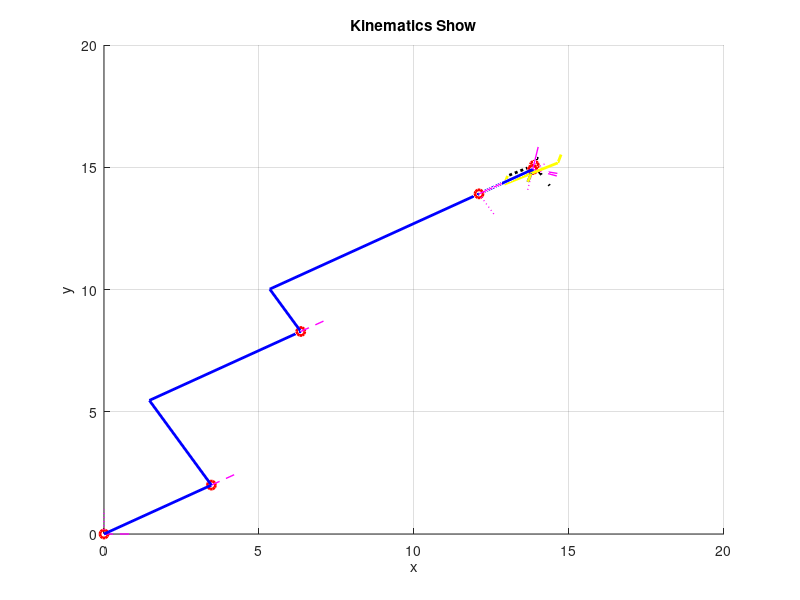

Reproduce this figure in MATLAB.
clear all
clc
a1 = 4;
a2 = 6;
a3 = 9;

d1 = 5;
d2 = 4;
d3 = 2;
d4 = 4;

theta1 = 30  *pi/180;
theta2 = -20  *pi/180;
theta3 = -10  *pi/180;
theta4 = 45  *pi/180;
theta5 = 20  *pi/180;
theta6 = 50  *pi/180;

DH = [-pi/2, a1, d1, theta1;
          0, a2, d2, theta2;
      -pi/2, a3, d3, theta3;
      +pi/2,  0, d4, theta4;
      -pi/2,  0,  0, theta5;
          0,  0,  0.5, theta6];
title('Kinematics Show');
hold on;
grid on;
xlabel('x');
ylabel('y');
zlabel('z');
o = [0;0;0];
d = [0;0;0];
a = [0;0;0];
x = [1;0;0];
y = [0;1;0];
z = [0;0;1];
op = {'r','o',2};
dp = {'b','-',2};
ap = {'b','-',2};
gp = {'y','-',2};
xp = {'m','--',1};
yp = {'m',':',1};
zp = {'m','-',1};
plot3(o(1,1),o(2,1),o(3,1),'color',op{1},'Marker',op{2},'LineWidth',op{3});
plot3([o(1,1),x(1,1)],[o(2,1),x(2,1)],[o(3,1),x(3,1)],'color',xp{1},'LineStyle',xp{2},'LineWidth',xp{3});
plot3([o(1,1),y(1,1)],[o(2,1),y(2,1)],[o(3,1),y(3,1)],'color',yp{1},'LineStyle',yp{2},'LineWidth',yp{3});
plot3([o(1,1),z(1,1)],[o(2,1),z(2,1)],[o(3,1),z(3,1)],'color',zp{1},'LineStyle',zp{2},'LineWidth',zp{3});
n = size(DH,1);
T=eye;
    for i = 1:n
        alpha = DH(i, 1);
        A = DH(i, 2);
        D = DH(i, 3);
        theta = DH(i, 4);
        T = T*[cos(theta), -sin(theta)*cos(alpha), sin(theta)*sin(alpha), A*cos(theta);
            sin(theta), cos(theta)*cos(alpha), -cos(theta)*sin(alpha), A*sin(theta);
            0, sin(alpha), cos(alpha), D;
            0, 0, 0, 1];
        o = [o(:,:),[T(1,4);T(2,4);T(3,4)]];
        x = [x(:,:),[T(1,1)+T(1,4);T(2,1)+T(2,4);T(3,1)+T(3,4)]];
        y = [y(:,:),[T(1,2)+T(1,4);T(2,2)+T(2,4);T(3,2)+T(3,4)]];
        z = [z(:,:),[T(1,3)+T(1,4);T(2,3)+T(2,4);T(3,3)+T(3,4)]];
        if i==n
            d =[d(:,:),(D-2)*(z(:,i)-o(:,i))+o(:,i)];
            a =[a(:,:),A*(x(:,i+1)-o(:,i+1))+d(:,i+1)];
            g =[1*(z(:,i+1)-o(:,i+1))+a(:,i+1),1*(y(:,i+1)-o(:,i+1))+(1*(z(:,i+1)-o(:,i+1))+a(:,i+1)),1*(z(:,i+1)-o(:,i+1))+(1*(y(:,i+1)-o(:,i+1))+(1*(z(:,i+1)-o(:,i+1))+a(:,i+1))),-1*(y(:,i+1)-o(:,i+1))+(1*(z(:,i+1)-o(:,i+1))+a(:,i+1)),1*(z(:,i+1)-o(:,i+1))+(-1*(y(:,i+1)-o(:,i+1))+(1*(z(:,i+1)-o(:,i+1))+a(:,i+1)))];
            xp = {'k','--',2};
            yp = {'k',':',2};
            zp = {'k','-',2};
            plot3(o(1,i+1),o(2,i+1),o(3,i+1),'color',op{1},'Marker',op{2},'LineWidth',op{3});
            plot3([o(1,i),d(1,i+1)],[o(2,i),d(2,i+1)],[o(3,i),d(3,i+1)],'color',dp{1},'LineStyle',dp{2},'LineWidth',dp{3});
            plot3([d(1,i+1),a(1,i+1)],[d(2,i+1),a(2,i+1)],[d(3,i+1),a(3,i+1)],'color',ap{1},'LineStyle',ap{2},'LineWidth',ap{3});
            plot3([o(1,i+1),x(1,i+1)],[o(2,i+1),x(2,i+1)],[o(3,i+1),x(3,i+1)],'color',xp{1},'LineStyle',xp{2},'LineWidth',xp{3});
            plot3([o(1,i+1),y(1,i+1)],[o(2,i+1),y(2,i+1)],[o(3,i+1),y(3,i+1)],'color',yp{1},'LineStyle',yp{2},'LineWidth',yp{3});
            plot3([o(1,i+1),z(1,i+1)],[o(2,i+1),z(2,i+1)],[o(3,i+1),z(3,i+1)],'color',zp{1},'LineStyle',zp{2},'LineWidth',zp{3});
            plot3([a(1,i+1),g(1,1)],[a(2,i+1),g(2,1)],[a(3,i+1),g(3,1)],'color',gp{1},'LineStyle',gp{2},'LineWidth',gp{3});
            plot3([g(1,1),g(1,2)],[g(2,1),g(2,2)],[g(3,1),g(3,2)],'color',gp{1},'LineStyle',gp{2},'LineWidth',gp{3});
            plot3([g(1,2),g(1,3)],[g(2,2),g(2,3)],[g(3,2),g(3,3)],'color',gp{1},'LineStyle',gp{2},'LineWidth',gp{3});
            plot3([g(1,1),g(1,4)],[g(2,1),g(2,4)],[g(3,1),g(3,4)],'color',gp{1},'LineStyle',gp{2},'LineWidth',gp{3});
            plot3([g(1,4),g(1,5)],[g(2,4),g(2,5)],[g(3,4),g(3,5)],'color',gp{1},'LineStyle',gp{2},'LineWidth',gp{3});
        else
            d =[d(:,:),D*(z(:,i)-o(:,i))+o(:,i)];
            a =[a(:,:),A*(x(:,i+1)-o(:,i+1))+d(:,i+1)];
            plot3(o(1,i+1),o(2,i+1),o(3,i+1),'color',op{1},'Marker',op{2},'LineWidth',op{3});
            plot3([o(1,i),d(1,i+1)],[o(2,i),d(2,i+1)],[o(3,i),d(3,i+1)],'color',dp{1},'LineStyle',dp{2},'LineWidth',dp{3});
            plot3([d(1,i+1),a(1,i+1)],[d(2,i+1),a(2,i+1)],[d(3,i+1),a(3,i+1)],'color',ap{1},'LineStyle',ap{2},'LineWidth',ap{3});
            plot3([o(1,i+1),x(1,i+1)],[o(2,i+1),x(2,i+1)],[o(3,i+1),x(3,i+1)],'color',xp{1},'LineStyle',xp{2},'LineWidth',xp{3});
            plot3([o(1,i+1),y(1,i+1)],[o(2,i+1),y(2,i+1)],[o(3,i+1),y(3,i+1)],'color',yp{1},'LineStyle',yp{2},'LineWidth',yp{3});
            plot3([o(1,i+1),z(1,i+1)],[o(2,i+1),z(2,i+1)],[o(3,i+1),z(3,i+1)],'color',zp{1},'LineStyle',zp{2},'LineWidth',zp{3});
        end
        
    end